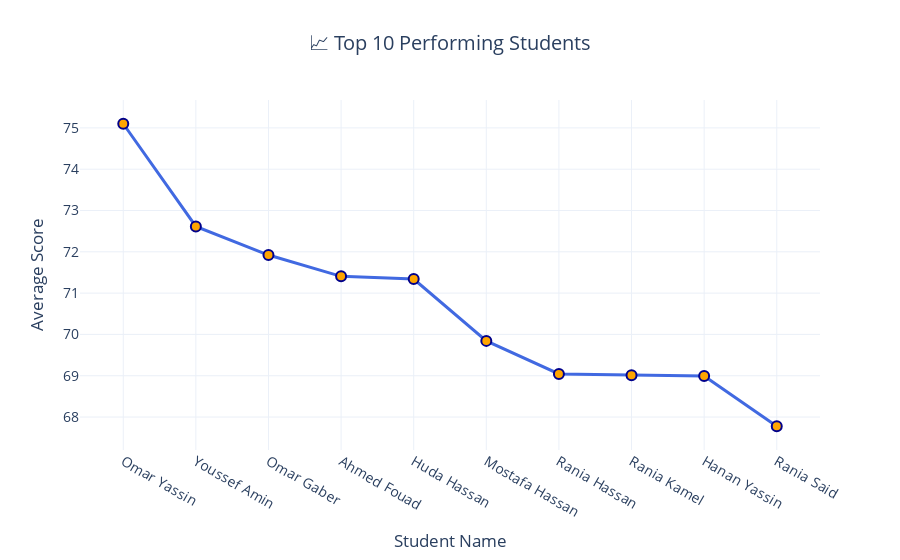

This figure's notebook cell:
### Code cell
import plotly.express as px

#bageb avg scores per student w bageb top 10
top_students = (
    df.groupby("name", as_index=False)["score"]
      .mean()
      .sort_values("score", ascending=False)
      .head(10)
)

# Line chart
fig = px.line(
    top_students,
    x="name",
    y="score",
    markers=True,
    title="📈 Top 10 Performing Students",
    color_discrete_sequence=["#1f77b4"]  
)

# shaklha 
fig.update_traces(line=dict(width=3, color='royalblue'),
                  marker=dict(size=10, color='orange', line=dict(width=2, color='darkblue')))

fig.update_layout(
    template="plotly_white",
    title_x=0.5,
    xaxis_title="Student Name",
    yaxis_title="Average Score",
    font=dict(size=14),
    hovermode="x unified",
)

fig.show()

### Figure 1 — Plotly figure (JSON) as saved in the notebook; plotly's stock layout.template omitted (floating-point values rounded to 4 significant figures)
{"data": [{"hovertemplate": "name=%{x}<br>score=%{y}<extra></extra>", "legendgroup": "", "line": {"color": "royalblue", "dash": "solid", "width": 3}, "marker": {"color": "orange", "line": {"color": "darkblue", "width": 2}, "size": 10, "symbol": "circle"}, "mode": "lines+markers", "name": "", "orientation": "v", "showlegend": false, "type": "scatter", "x": ["Omar Yassin", "Youssef Amin", "Omar Gaber", "Ahmed Fouad", "Huda Hassan", "Mostafa Hassan", "Rania Hassan", "Rania Kamel", "Hanan Yassin", "Rania Said"], "xaxis": "x", "y": [75.1, 72.61, 71.92, 71.41, 71.34, 69.84, 69.04, 69.01, 68.99, 67.78], "yaxis": "y"}], "layout": {"font": {"size": 14}, "hovermode": "x unified", "legend": {"tracegroupgap": 0}, "title": {"text": "📈 Top 10 Performing Students", "x": 0.5}, "xaxis": {"anchor": "y", "domain": [0, 1], "title": {"text": "Student Name"}}, "yaxis": {"anchor": "x", "domain": [0, 1], "title": {"text": "Average Score"}}}}
